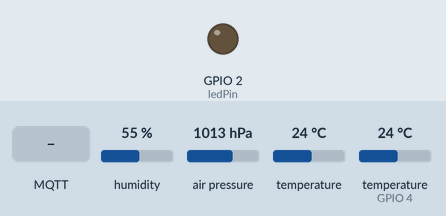
Simulated run of this program. Board: ESP32. On the bench: output pins drawn as LEDs (lit = HIGH). Inputs (shaded band) come from the test bench; at power-on: humidity 55 %, air pressure 1013 hPa, temperature 24 °C, temperature (sensor on GPIO 4) 24 °C. WiFi joins after 1.5 s; servers stay silent unless stated; no MQTT or app messages arrive unless stated; what the program prints to the serial monitor is not drawn.

Above: at 2.7 s.
2.8 s: MQTT message "on" arrives on the first subscribed topic
At 3.6 s:
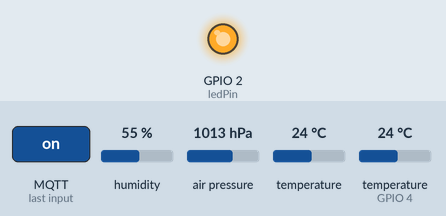
5.8 s: MQTT message "off" arrives on the first subscribed topic
At 7.1 s:
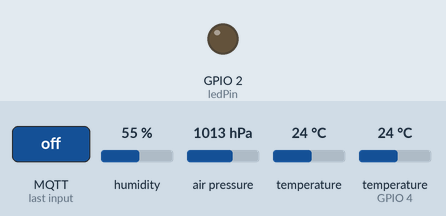
Timing chart, 0 to 8.8 s (numbered marks = the images above; inputs shaded):
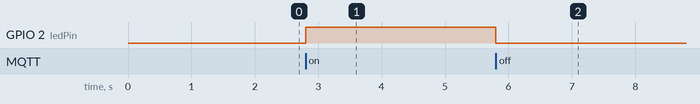

Measured:
- after the input at 2.8 s, GPIO 2 (ledPin): LOW → HIGH at once
- after the input at 5.8 s, GPIO 2 (ledPin): HIGH → LOW at once

The program:

main.cpp
```cpp
#include <WiFi.h>
#include <PubSubClient.h>
#include <Wire.h>
#include <Adafruit_BMP280.h>
#include <Adafruit_Sensor.h>
#include "DHT.h"

//dht senzor
#define DHTPIN 4
#define DHTTYPE DHT11
DHT dht(DHTPIN, DHTTYPE);

//bmp senzor
Adafruit_BMP280 bmp; // I2C

//poverilnice za omrezje
const char* ssid = "PRO-W";
const char* password = "43omega21";

//adresa mqtt brokera
const char* mqtt_server = "192.168.20.4";

WiFiClient espClient;
PubSubClient client(espClient);
long lastMsg = 0;
char msg[50];
int value = 0;

//deklaracija spremenljivk za vrednosti z senzorji
float h = 0;
float t = 0;
float f = 0;
float hif = 0;
float hic = 0;
float tp = 0;
float p = 0;
float a = 0;

//definicija pina za prizganje led
const int ledPin = 2;

//funckija za uspesno povezovanje
void setup_wifi() {
  delay(10);
  Serial.println();
  Serial.print("Connecting to ");
  Serial.println(ssid);

  WiFi.begin(ssid, password);

  while (WiFi.status() != WL_CONNECTED) {
    delay(500);
    Serial.print(".");
  }

  Serial.println("");
  Serial.println("WiFi connected");
  Serial.println("IP address: ");
  Serial.println(WiFi.localIP());
}

//funkcija s katerom obvladamo stanje nekaterega GPIO pina dobimo info za spremembo stanja
void callback(char* topic, byte* message, unsigned int length) {
  Serial.print("Message arrived on topic: ");
  Serial.print(topic);
  Serial.print(". Message: ");
  String messageTemp;

  for (int i = 0; i < length; i++) {
    Serial.print((char)message[i]);
    messageTemp += (char)message[i];
  }
  Serial.println();

  //sprememba stanja ledice
  if (String(topic) == "esp32/output") {
    Serial.print("Changing output to ");
    if(messageTemp == "on"){
      Serial.println("on");
      digitalWrite(ledPin, HIGH);
    }
    else if(messageTemp == "off"){
      Serial.println("off");
      digitalWrite(ledPin, LOW);
    }
  }
}

//funkcija za zacetek, senzorji, led, omrežje
void setup() {
  Serial.begin(115200);
  if (!bmp.begin(0x76)) {
    Serial.println("Could not find a valid BMP280 sensor, check wiring!");
    while (1);
  }
  dht.begin();
  bmp.setSampling(Adafruit_BMP280::MODE_NORMAL,     /* Operating Mode. */
                  Adafruit_BMP280::SAMPLING_X2,     /* Temp. oversampling */
                  Adafruit_BMP280::SAMPLING_X16,    /* Pressure oversampling */
                  Adafruit_BMP280::FILTER_X16,      /* Filtering. */
                  Adafruit_BMP280::STANDBY_MS_500); /* Standby time. */
  setup_wifi();
  client.setServer(mqtt_server, 1883);
  client.setCallback(callback);

  pinMode(ledPin, OUTPUT);
}

//funkcija za zacetek mqtt konekcije
void reconnect() {
  while (!client.connected()) {
    Serial.print("Attempting MQTT connection...");
    if (client.connect("ESP8266Client")) {
      Serial.println("connected");
      client.subscribe("esp32/output");
    } else {
      Serial.print("failed, rc=");
      Serial.print(client.state());
      Serial.println(" try again in 5 seconds");
      delay(5000);
    }
  }
}

//glavna zanka
void loop() {
  //ce klijent ni povezan, potem poskusa se enkrat
  if (!client.connected()) {
    reconnect();
  }
  client.loop();

  long now = millis();
  if (now - lastMsg > 5000) {
    lastMsg = now;

    //branje z DHT senzorja
    h = dht.readHumidity();
    t = dht.readTemperature();
    f = dht.readTemperature(true);

    if (isnan(h) || isnan(t) || isnan(f)) {
      Serial.println(F("Failed to read from DHT sensor!"));
      return;
    }
    //publish-amo brane vrednosti v topice
    char string1[8];
    dtostrf(h, 1, 2, string1);
    client.publish("esp32/DHT_humidity", string1);

    char string2[8];
    dtostrf(t, 1, 2, string2);
    client.publish("esp32/DHT_temperature_c", string2);

    char string3[8];
    dtostrf(f, 1, 2, string3);
    client.publish("esp32/DHT_temperature_f", string3);

    hif = dht.computeHeatIndex(f, h);
    hic = dht.computeHeatIndex(t, h, false);

    char string4[8];
    dtostrf(hif, 1, 2, string4);
    client.publish("esp32/DHT_heat_index_f", string4);

    char string5[8];
    dtostrf(hic, 1, 2, string5);
    client.publish("esp32/DHT_heat_index_c", string5);

    //branje z BMP senzoja
    tp = bmp.readTemperature();
    p = bmp.readPressure()/100;
    a = bmp.readAltitude(1013.66);

    //publish-amo brane vrednosti
    char string6[8];
    dtostrf(tp, 1, 2, string6);
    client.publish("esp32/BMP_temperature_c", string6);

    char string7[8];
    dtostrf(p, 1, 2, string7);
    client.publish("esp32/BMP_pressure", string7);

    char string8[8];
    dtostrf(a, 1, 2, string8);
    client.publish("esp32/BMP_altitude", string8);
  }
}
```
